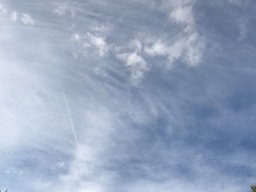
#> input picture cloud_coverage/results/04042019/in/3.JPG, 256 x 192 px, shrunk from 4032 x 3024 before the run, given in place of 1.jpg, which was not available
$ python output.py
#> lines starting #> are read from the running program, lines starting #| are printed output that depends on the picture; pictures that were not available may be replaced by others from this repository, and a replacement may not be noted
# Conviniently outputs all the pyplots to a certain directory
import numpy as np
import cv2
import matplotlib.pyplot as plt
import sys

def calc_hue(i, r, g, b):
    if (r < g < b):
        try:
            return ((b - r) / (i - (3 * r))) + 1
        except:
            return 1e9
    elif (g < b):
        try:
            return ((b - r) / (i - (3 * r))) + 2
        except:
            return 1e9
    else:
        try:
            return ((b - r) / (i - (3 * r)))
        except:
            return 1e9


def calc_sat(i, h, r, g, b):
    if (h <= 1):
        return (i - (3 * b)) / i
    elif (1 < h <= 2):
        return (i - (3 * r)) / i
    else:
        return (i - (3 * g)) / i

# Load an color image in grayscale
for i in range(1, 24):
    if i < 13:
        img = cv2.imread('results/04042019/in/' + str(i) + '.jpg')
#> img is the input picture: shape (192, 256, 3); mean B, G, R 190.1, 165.2, 149.9
    else:
        img = cv2.imread('results/04042019/in/' + str(i) + '.png')

    # Exit if image was not opened (Probably due to a wrong file name)
    if (img.all() == None):
        print("Wrong file name/path, buddy.")
        sys.exit()

    # OpenCV opens images as GBR. We need to change it to RGB, convert it to a numpy array
    # and then normalize all the values
    img = cv2.cvtColor(img, cv2.COLOR_BGR2RGB)
    img = np.asarray(img).astype(np.double)
    img /= 255

    # Vectorize the functions above so that we can use numpy to easily apply the functions
    # to all pixels
    v_hue = np.vectorize(calc_hue)
    v_sat = np.vectorize(calc_sat)

    # Use the vectorized functions above and apply to every element of the matrix
    intensity = img[:,:,0] + img[:,:,1] + img[:,:,2]
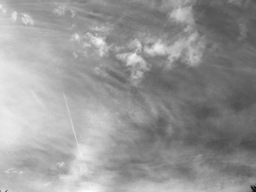
#> intensity: shape (192, 256) float64; min 0.612, max 2.91, mean 1.98; drawn with min black and max white
    hue = v_hue(intensity, img[:,:,0], img[:,:,1], img[:,:,2])
    sat = v_sat(intensity, hue, img[:,:,0], img[:,:,1], img[:,:,2])
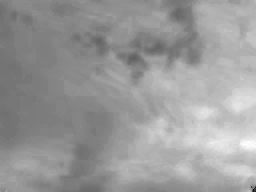
#> sat: shape (192, 256) float64; min -0.17, max 0.306, mean 0.118; drawn with min black and max white

    # Change values to make output prettier
    sat = np.where(sat > 0.1, 0, sat * 2)
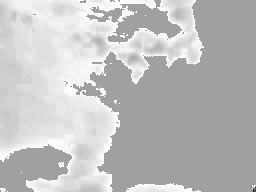
#> sat: shape (192, 256) float64; min -0.34, max 0.2, mean 0.0653; drawn with min black and max white
#> (the run stopped early here; a loop or call above may not have finished)
